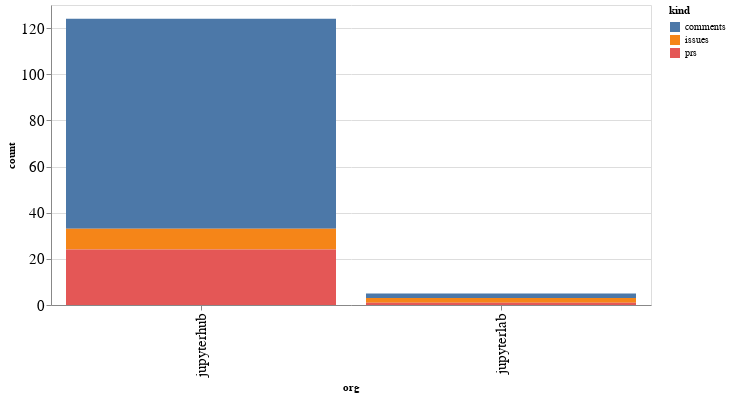

The cell this chart's notebook holds for it:
### Code cell
alt.Chart(org_summaries, width=600).mark_bar().encode(
    x='org',
    y='count',
    color='kind',
    tooltip="org"
)

### Figure 1 — Vega-Lite specification as saved in the notebook (floating-point values rounded to 4 significant figures)
{"config": {"axisLeft": {"labelFontSize": 15}, "axisBottom": {"labelFontSize": 15}}, "data": {"name": "data-2d55fdf0cb87dff5ec885f89afd536d4"}, "mark": "bar", "encoding": {"color": {"type": "nominal", "field": "kind"}, "tooltip": {"type": "nominal", "field": "org"}, "x": {"type": "nominal", "field": "org"}, "y": {"type": "quantitative", "field": "count"}}, "width": 600, "$schema": "https://vega.github.io/schema/vega-lite/v4.8.1.json", "datasets": {"data-2d55fdf0cb87dff5ec885f89afd536d4": [{"org": "jupyterhub", "kind": "comments", "count": 91}, {"org": "jupyterhub", "kind": "issues", "count": 9}, {"org": "jupyterhub", "kind": "prs", "count": 24}, {"org": "jupyterlab", "kind": "comments", "count": 2}, {"org": "jupyterlab", "kind": "issues", "count": 2}, {"org": "jupyterlab", "kind": "prs", "count": 1}]}}
